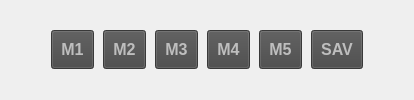
          <widget class="QWidget" name="memoryButtonWidget" native="true">
           <property name="minimumSize">
            <size>
             <width>0</width>
             <height>50</height>
            </size>
           </property>
           <property name="font">
            <font>
             <family>Segoe UI</family>
            </font>
           </property>
           <layout class="QHBoxLayout" name="horizontalLayout">
            <property name="spacing">
             <number>9</number>
            </property>
            <item>
             <spacer name="horizontalSpacer_3">
              <property name="orientation">
               <enum>Qt::Orientation::Horizontal</enum>
              </property>
              <property name="sizeHint" stdset="0">
               <size>
                <width>40</width>
                <height>20</height>
               </size>
              </property>
             </spacer>
            </item>
            <item>
             <widget class="QPushButton" name="m1Button">
              <property name="enabled">
               <bool>false</bool>
              </property>
              <property name="sizePolicy">
               <sizepolicy hsizetype="Fixed" vsizetype="Fixed">
                <horstretch>0</horstretch>
                <verstretch>0</verstretch>
               </sizepolicy>
              </property>
              <property name="font">
               <font>
                <family>Segoe UI</family>
                <pointsize>12</pointsize>
                <bold>true</bold>
               </font>
              </property>
              <property name="styleSheet">
               <string notr="true">QPushButton {
background-color: rgb(70, 70, 70);
padding: 9px;
}

QPushButton:checked {
background-color: red;
color: black;
}

QPushButton:hover:checked {
background-color: rgb(127, 0, 0);
color: white;
}

QPushButton:hover {
background-color: rgb(110, 110, 110);
}

QPushButton:pressed {
color: black;
}

QPushButton:pressed:checked {
color: black;
}</string>
              </property>
              <property name="text">
               <string>M1</string>
              </property>
             </widget>
            </item>
            <item>
             <widget class="QPushButton" name="m2Button">
              <property name="enabled">
               <bool>false</bool>
              </property>
              <property name="sizePolicy">
               <sizepolicy hsizetype="Fixed" vsizetype="Fixed">
                <horstretch>0</horstretch>
                <verstretch>0</verstretch>
               </sizepolicy>
              </property>
              <property name="font">
               <font>
                <family>Segoe UI</family>
                <pointsize>12</pointsize>
                <bold>true</bold>
               </font>
              </property>
              <property name="styleSheet">
               <string notr="true">QPushButton {
background-color: rgb(70, 70, 70);
padding: 9px;
}

QPushButton:checked {
background-color: red;
color: black;
}

QPushButton:hover:checked {
background-color: rgb(127, 0, 0);
color: white;
}

QPushButton:hover {
background-color: rgb(110, 110, 110);
}

QPushButton:pressed {
color: black;
}

QPushButton:pressed:checked {
color: black;
}</string>
              </property>
              <property name="text">
               <string>M2</string>
              </property>
             </widget>
            </item>
            <item>
             <widget class="QPushButton" name="m3Button">
              <property name="enabled">
               <bool>false</bool>
              </property>
              <property name="sizePolicy">
               <sizepolicy hsizetype="Fixed" vsizetype="Fixed">
                <horstretch>0</horstretch>
                <verstretch>0</verstretch>
               </sizepolicy>
              </property>
              <property name="font">
               <font>
                <family>Segoe UI</family>
                <pointsize>12</pointsize>
                <bold>true</bold>
               </font>
              </property>
              <property name="styleSheet">
               <string notr="true">QPushButton {
background-color: rgb(70, 70, 70);
padding: 9px;
}

QPushButton:checked {
background-color: red;
color: black;
}

QPushButton:hover:checked {
background-color: rgb(127, 0, 0);
color: white;
}

QPushButton:hover {
background-color: rgb(110, 110, 110);
}

QPushButton:pressed {
color: black;
}

QPushButton:pressed:checked {
color: black;
}</string>
              </property>
              <property name="text">
               <string>M3</string>
              </property>
             </widget>
            </item>
            <item>
             <widget class="QPushButton" name="m4Button">
              <property name="enabled">
               <bool>false</bool>
              </property>
              <property name="sizePolicy">
               <sizepolicy hsizetype="Fixed" vsizetype="Fixed">
                <horstretch>0</horstretch>
                <verstretch>0</verstretch>
               </sizepolicy>
              </property>
              <property name="font">
               <font>
                <family>Segoe UI</family>
                <pointsize>12</pointsize>
                <bold>true</bold>
               </font>
              </property>
              <property name="styleSheet">
               <string notr="true">QPushButton {
background-color: rgb(70, 70, 70);
padding: 9px;
}

QPushButton:checked {
background-color: red;
color: black;
}

QPushButton:hover:checked {
background-color: rgb(127, 0, 0);
color: white;
}

QPushButton:hover {
background-color: rgb(110, 110, 110);
}

QPushButton:pressed {
color: black;
}

QPushButton:pressed:checked {
color: black;
}</string>
              </property>
              <property name="text">
               <string>M4</string>
              </property>
             </widget>
            </item>
            <item>
             <widget class="QPushButton" name="m5Button">
              <property name="enabled">
               <bool>false</bool>
              </property>
              <property name="sizePolicy">
               <sizepolicy hsizetype="Fixed" vsizetype="Fixed">
                <horstretch>0</horstretch>
                <verstretch>0</verstretch>
               </sizepolicy>
              </property>
              <property name="font">
               <font>
                <family>Segoe UI</family>
                <pointsize>12</pointsize>
                <bold>true</bold>
               </font>
              </property>
              <property name="autoFillBackground">
               <bool>false</bool>
              </property>
              <property name="styleSheet">
               <string notr="true">QPushButton {
background-color: rgb(70, 70, 70);
padding: 9px;
}

QPushButton:checked {
background-color: red;
color: black;
}

QPushButton:hover:checked {
background-color: rgb(127, 0, 0);
color: white;
}

QPushButton:hover {
background-color: rgb(110, 110, 110);
}

QPushButton:pressed {
color: black;
}

QPushButton:pressed:checked {
color: black;
}</string>
              </property>
              <property name="text">
               <string>M5</string>
              </property>
              <property name="iconSize">
               <size>
                <width>0</width>
                <height>0</height>
               </size>
              </property>
              <property name="checkable">
               <bool>false</bool>
              </property>
              <property name="flat">
               <bool>false</bool>
              </property>
             </widget>
            </item>
            <item>
             <widget class="QPushButton" name="saveButton">
              <property name="enabled">
               <bool>false</bool>
              </property>
              <property name="sizePolicy">
               <sizepolicy hsizetype="Fixed" vsizetype="Fixed">
                <horstretch>0</horstretch>
                <verstretch>0</verstretch>
               </sizepolicy>
              </property>
              <property name="font">
               <font>
                <family>Segoe UI</family>
                <pointsize>12</pointsize>
                <bold>true</bold>
               </font>
              </property>
              <property name="autoFillBackground">
               <bool>false</bool>
              </property>
              <property name="styleSheet">
               <string notr="true">QPushButton {
background-color: rgb(70, 70, 70);
padding: 9px;
}

QPushButton:checked {
background-color: red;
color: black;
}

QPushButton:hover:checked {
background-color: rgb(127, 0, 0);
color: white;
}

QPushButton:hover {
background-color: rgb(110, 110, 110);
}

QPushButton:pressed {
color: black;
}

QPushButton:pressed:checked {
color: black;
}</string>
              </property>
              <property name="text">
               <string>SAV</string>
              </property>
              <property name="checkable">
               <bool>true</bool>
              </property>
             </widget>
            </item>
            <item>
             <spacer name="horizontalSpacer">
              <property name="orientation">
               <enum>Qt::Orientation::Horizontal</enum>
              </property>
              <property name="sizeHint" stdset="0">
               <size>
                <width>40</width>
                <height>20</height>
               </size>
              </property>
             </spacer>
            </item>
           </layout>
          </widget>
